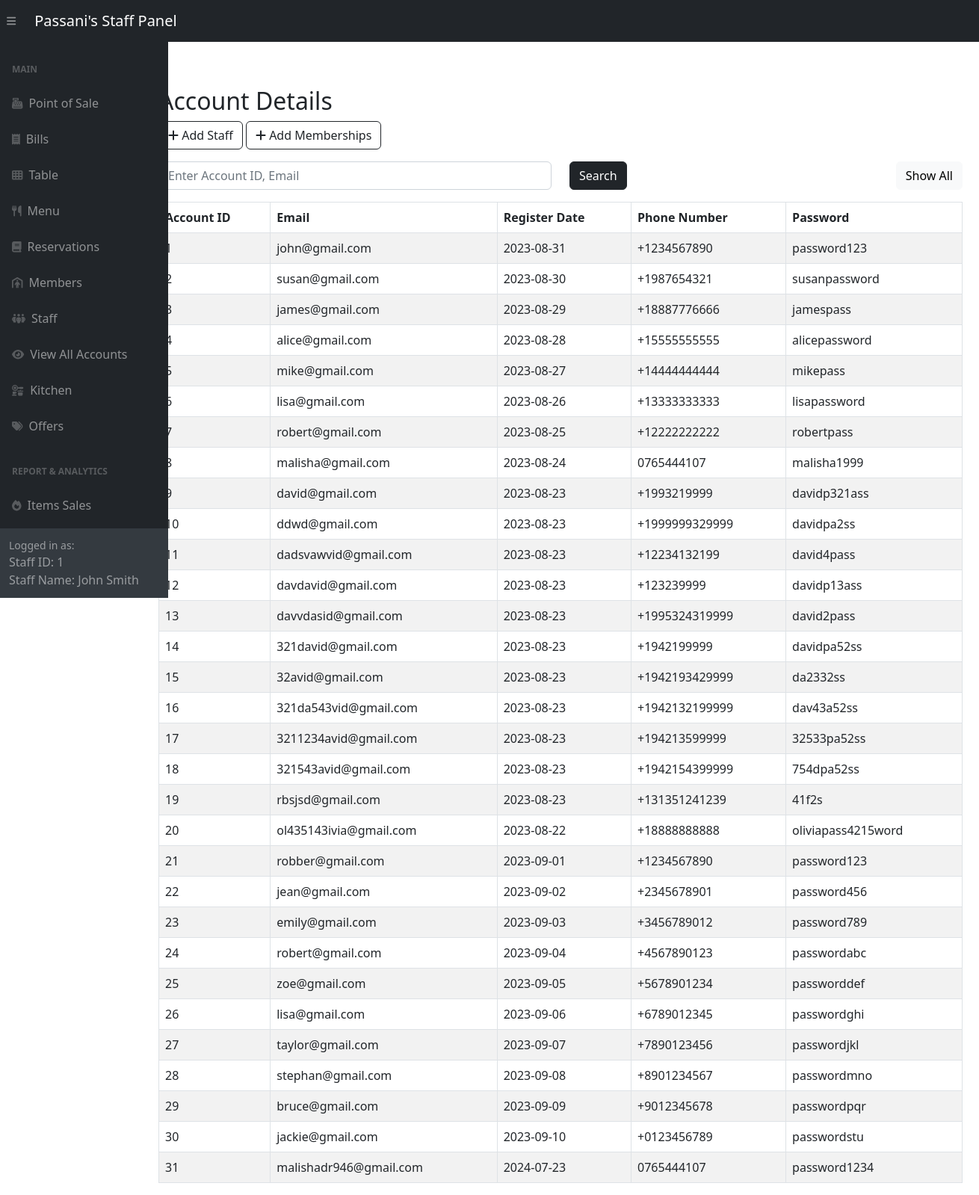
The app's page /adminSide/panel/account-panel.php (signed in) with its own data.
### tables this page shows
CREATE TABLE `accounts` (
  `account_id` int(11) NOT NULL,
  `email` varchar(255) DEFAULT NULL,
  `register_date` date DEFAULT NULL,
  `phone_number` varchar(255) DEFAULT NULL,
  `password` varchar(255) DEFAULT NULL
);

### adminSide/panel/account-panel.php (the view, shortened to what this page needs)
<?php include '../inc/dashHeader.php'; ?>
<div class="wrapper">
    <div class="container-fluid pt-5 pl-600">
        <div class="row">
            <div class="m-50">
                <div class="mt-5 mb-3">
                    <h2 class="pull-left">Account Details</h2>
                    <a href="../staffCrud/createStaff.php" class="btn btn-outline-dark"><i class="fa fa-plus"></i> Add Staff</a>
                    <a href="../customerCrud/createCust.php" class="btn btn-outline-dark"><i class="fa fa-plus"></i> Add Memberships</a>
                </div>
                <div class="mb-3">
                    <form method="POST" action="#">
                        <div class="row">
                            <div class="col-md-6">
                                <input required type="text" id="search" name="search" class="form-control" placeholder="Enter Account ID, Email">
                            </div>
                            <div class="col-md-3">
                                <button type="submit" class="btn btn-dark">Search</button>
                            </div>
                            <div class="col" style="text-align: right;" >
                                <a href="account-panel.php" class="btn btn-light">Show All</a>
                            </div>
                        </div>
                    </form>
                </div>
                <?php
                require_once "../config.php";
                if (isset($_POST['search'])) {
                    if (!empty($_POST['search'])) {
                        $search = $_POST['search'];
                        $sql = "SELECT *
                                FROM Accounts
                                WHERE email LIKE '%$search%' OR account_id LIKE '%$search%'
                                ORDER BY account_id;";
                    } else {
                        $sql = "SELECT *
                                FROM Accounts
                                ORDER BY account_id;";
                    }
                } else {
                    $sql = "SELECT *
                            FROM Accounts
                            ORDER BY account_id;";
                }
                if ($result = mysqli_query($link, $sql)) {
                    if (mysqli_num_rows($result) > 0) {
                        echo '<table class="table table-bordered table-striped">';
                        echo "<thead>";
                        echo "<tr>";
                        echo "<th>Account ID</th>";
                        echo "<th>Email</th>";
                        echo "<th>Register Date</th>";
                        echo "<th>Phone Number</th>";
                        echo "<th>Password</th>";
                        echo "</tr>";
                        echo "</thead>";
                        echo "<tbody>";
                        while ($row = mysqli_fetch_array($result)) {
                            echo "<tr>";
                            echo "<td>" . $row['account_id'] . "</td>";
                            echo "<td>" . $row['email'] . "</td>";
                            echo "<td>" . $row['register_date'] . "</td>";
                            echo "<td>" . $row['phone_number'] . "</td>";
                            echo "<td>" . $row['password'] . "</td>";
                            echo "</tr>";
                        }
                        echo "</tbody>";
                        echo "</table>";
                    } else {
                        echo '<div class="alert alert-danger"><em>No records were found.</em></div>';
                    }
                } else {
                    echo "Oops! Something went wrong. Please try again later.";
                }
                ?>
            </div>
        </div>
    </div>
</div>
<?php include '../inc/dashFooter.php'; ?>

### adminSide/panel/account-panel.php (style rules this page uses)
.wrapper { width: 1300px; padding-left: 200px; padding-top: 20px }

### records on screen
accounts: account_id "1", email "john@gmail.com", register_date "2023-08-31", phone_number "+1234567890", password "password123"
accounts: account_id "2", email "susan@gmail.com", register_date "2023-08-30", phone_number "+1987654321", password "susanpassword"
accounts: account_id "3", email "james@gmail.com", register_date "2023-08-29", phone_number "+18887776666", password "jamespass"
accounts: account_id "4", email "alice@gmail.com", register_date "2023-08-28", phone_number "+15555555555", password "alicepassword"
accounts: account_id "5", email "mike@gmail.com", register_date "2023-08-27", phone_number "+14444444444", password "mikepass"
accounts: account_id "6", email "lisa@gmail.com", register_date "2023-08-26", phone_number "+13333333333", password "lisapassword"
accounts: account_id "7", email "robert@gmail.com", register_date "2023-08-25", phone_number "+12222222222", password "robertpass"
accounts: account_id "8", email "malisha@gmail.com", register_date "2023-08-24", phone_number "0765444107", password "malisha1999"
accounts: account_id "9", email "david@gmail.com", register_date "2023-08-23", phone_number "+1993219999", password "davidp321ass"
accounts: account_id "10", email "ddwd@gmail.com", register_date "2023-08-23", phone_number "+1999999329999", password "davidpa2ss"
accounts: account_id "11", email "dadsvawvid@gmail.com", register_date "2023-08-23", phone_number "+12234132199", password "david4pass"
accounts: account_id "12", email "davdavid@gmail.com", register_date "2023-08-23", phone_number "+123239999", password "davidp13ass"
accounts: account_id "13", email "davvdasid@gmail.com", register_date "2023-08-23", phone_number "+1995324319999", password "david2pass"
accounts: account_id "14", email "321david@gmail.com", register_date "2023-08-23", phone_number "+1942199999", password "davidpa52ss"
accounts: account_id "15", email "32avid@gmail.com", register_date "2023-08-23", phone_number "+1942193429999", password "da2332ss"
accounts: account_id "16", email "321da543vid@gmail.com", register_date "2023-08-23", phone_number "+1942132199999", password "dav43a52ss"
accounts: account_id "17", email "3211234avid@gmail.com", register_date "2023-08-23", phone_number "+194213599999", password "32533pa52ss"
accounts: account_id "18", email "321543avid@gmail.com", register_date "2023-08-23", phone_number "+1942154399999", password "754dpa52ss"
accounts: account_id "19", email "rbsjsd@gmail.com", register_date "2023-08-23", phone_number "+131351241239", password "41f2s"
accounts: account_id "20", email "ol435143ivia@gmail.com", register_date "2023-08-22", phone_number "+18888888888", password "oliviapass4215word"
accounts: account_id "21", email "robber@gmail.com", register_date "2023-09-01", phone_number "+1234567890", password "password123"
accounts: account_id "22", email "jean@gmail.com", register_date "2023-09-02", phone_number "+2345678901", password "password456"
accounts: account_id "23", email "emily@gmail.com", register_date "2023-09-03", phone_number "+3456789012", password "password789"
accounts: account_id "24", email "robert@gmail.com", register_date "2023-09-04", phone_number "+4567890123", password "passwordabc"
accounts: account_id "25", email "zoe@gmail.com", register_date "2023-09-05", phone_number "+5678901234", password "passworddef"
accounts: account_id "26", email "lisa@gmail.com", register_date "2023-09-06", phone_number "+6789012345", password "passwordghi"
accounts: account_id "27", email "taylor@gmail.com", register_date "2023-09-07", phone_number "+7890123456", password "passwordjkl"
accounts: account_id "28", email "stephan@gmail.com", register_date "2023-09-08", phone_number "+8901234567", password "passwordmno"
accounts: account_id "29", email "bruce@gmail.com", register_date "2023-09-09", phone_number "+9012345678", password "passwordpqr"
accounts: account_id "30", email "jackie@gmail.com", register_date "2023-09-10", phone_number "+0123456789", password "passwordstu"
accounts: account_id "31", email "malishadr946@gmail.com", register_date "2024-07-23", phone_number "0765444107", password "password1234"

### other values on screen
$_SESSION['logged_account_id'] "1"
$_SESSION['logged_staff_name'] "John Smith"
